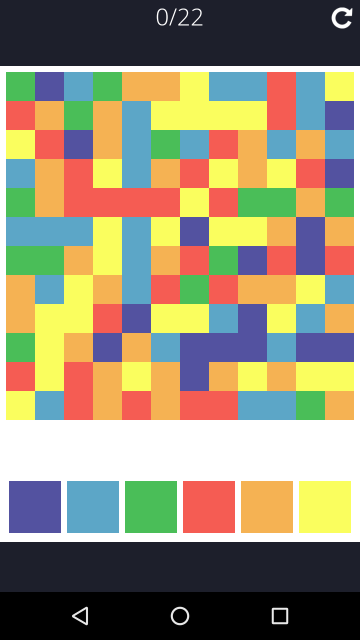
#> input picture Images/flood.png, 360 x 640 px, found by its file name
$ python flood.py   (Python 2 division)
#> lines starting #> are read from the running program, lines starting #| are printed output that depends on the picture
#!/usr/bin/env python

import cv2
import numpy as np
import copy
import sets
from os import system

system("adb shell screencap -p /sdcard/flood.png")
system("adb pull /sdcard/flood.png")
system("adb shell rm /sdcard/flood.png")

im = cv2.imread('flood.png', cv2.IMREAD_GRAYSCALE)
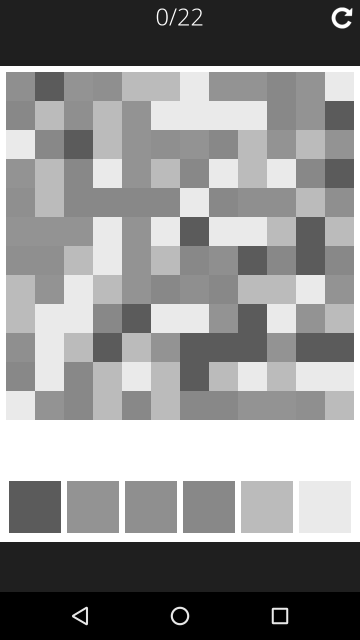
#> im: shape (640, 360); min 0, max 255, mean 141.6
im = cv2.resize(im, (0,0), fx=0.5, fy=0.5)
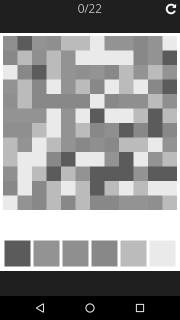
#> im: shape (320, 180); min 0, max 255, mean 141.6
im = im[74:422, 7:355]
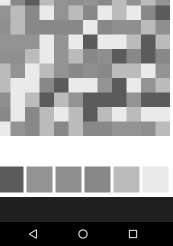
#> im: shape (246, 173); min 0, max 255, mean 149.5
colors = {91:0, 147:1, 143:2, 136:3, 187:4, 234:5}
grid = [[0 for i in range(0, 12)] for j in range(0,12)]

for i in range(0, 12):
    for j in range(0, 12):
#> (the run stopped early here; a loop or call above may not have finished)
